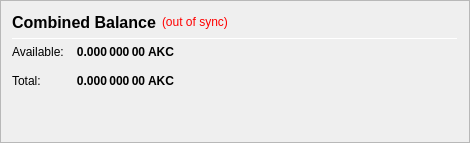
                   <widget class="QFrame" name="frame_CombinedBalances">
                    <property name="minimumSize">
                     <size>
                      <width>470</width>
                      <height>0</height>
                     </size>
                    </property>
                    <property name="frameShape">
                     <enum>QFrame::StyledPanel</enum>
                    </property>
                    <property name="frameShadow">
                     <enum>QFrame::Raised</enum>
                    </property>
                    <layout class="QVBoxLayout" name="verticalLayout_5">
                     <item>
                      <layout class="QHBoxLayout" name="horizontalLayout_5" stretch="0,0,0">
                       <item>
                        <widget class="QLabel" name="label_5z">
                         <property name="minimumSize">
                          <size>
                           <width>0</width>
                           <height>20</height>
                          </size>
                         </property>
                         <property name="font">
                          <font>
                           <pointsize>12</pointsize>
                           <weight>75</weight>
                           <bold>true</bold>
                          </font>
                         </property>
                         <property name="toolTip">
                          <string>Combined Balance (including unconfirmed and immature coins)</string>
                         </property>
                         <property name="text">
                          <string>Combined Balance</string>
                         </property>
                        </widget>
                       </item>
                       <item>
                        <widget class="QLabel" name="labelWalletStatus">
                         <property name="cursor">
                          <cursorShape>WhatsThisCursor</cursorShape>
                         </property>
                         <property name="toolTip">
                          <string>The displayed information may be out of date. Your wallet automatically synchronizes with the Akikcoin network after a connection is established, but this process has not completed yet.</string>
                         </property>
                         <property name="styleSheet">
                          <string notr="true">QLabel { color: red; }</string>
                         </property>
                         <property name="text">
                          <string notr="true">(out of sync)</string>
                         </property>
                         <property name="alignment">
                          <set>Qt::AlignLeading|Qt::AlignLeft|Qt::AlignVCenter</set>
                         </property>
                        </widget>
                       </item>
                       <item>
                        <spacer name="horizontalSpacer_1">
                         <property name="orientation">
                          <enum>Qt::Horizontal</enum>
                         </property>
                         <property name="sizeHint" stdset="0">
                          <size>
                           <width>40</width>
                           <height>20</height>
                          </size>
                         </property>
                        </spacer>
                       </item>
                      </layout>
                     </item>
                     <item>
                      <widget class="Line" name="line_CombinedBalance">
                       <property name="minimumSize">
                        <size>
                         <width>0</width>
                         <height>1</height>
                        </size>
                       </property>
                       <property name="maximumSize">
                        <size>
                         <width>16777215</width>
                         <height>1</height>
                        </size>
                       </property>
                       <property name="orientation">
                        <enum>Qt::Horizontal</enum>
                       </property>
                      </widget>
                     </item>
                     <item>
                      <layout class="QGridLayout" name="gridLayout_3">
                       <property name="spacing">
                        <number>12</number>
                       </property>
                       <item row="1" column="0">
                        <widget class="QLabel" name="labelBalanceTextz">
                         <property name="text">
                          <string>Available:</string>
                         </property>
                        </widget>
                       </item>
                       <item row="1" column="1">
                        <widget class="QLabel" name="labelBalancez">
                         <property name="font">
                          <font>
                           <weight>75</weight>
                           <bold>true</bold>
                          </font>
                         </property>
                         <property name="cursor">
                          <cursorShape>IBeamCursor</cursorShape>
                         </property>
                         <property name="toolTip">
                          <string>Your current spendable balance</string>
                         </property>
                         <property name="text">
                          <string notr="true">0.000 000 00 AKC</string>
                         </property>
                         <property name="alignment">
                          <set>Qt::AlignRight|Qt::AlignTrailing|Qt::AlignVCenter</set>
                         </property>
                         <property name="textInteractionFlags">
                          <set>Qt::LinksAccessibleByMouse|Qt::TextSelectableByKeyboard|Qt::TextSelectableByMouse</set>
                         </property>
                        </widget>
                       </item>
                       <item row="2" column="0">
                        <widget class="QLabel" name="labelTotalTextz">
                         <property name="text">
                          <string>Total:</string>
                         </property>
                        </widget>
                       </item>
                       <item row="2" column="1">
                        <widget class="QLabel" name="labelTotalz">
                         <property name="font">
                          <font>
                           <weight>75</weight>
                           <bold>true</bold>
                          </font>
                         </property>
                         <property name="cursor">
                          <cursorShape>IBeamCursor</cursorShape>
                         </property>
                         <property name="toolTip">
                          <string>Total Balance, including all unavailable coins.</string>
                         </property>
                         <property name="text">
                          <string notr="true">0.000 000 00 AKC</string>
                         </property>
                         <property name="alignment">
                          <set>Qt::AlignRight|Qt::AlignTrailing|Qt::AlignVCenter</set>
                         </property>
                         <property name="textInteractionFlags">
                          <set>Qt::LinksAccessibleByMouse|Qt::TextSelectableByKeyboard|Qt::TextSelectableByMouse</set>
                         </property>
                        </widget>
                       </item>
                       <item row="2" column="3">
                        <spacer name="horizontalSpacer_2">
                         <property name="orientation">
                          <enum>Qt::Horizontal</enum>
                         </property>
                         <property name="sizeHint" stdset="0">
                          <size>
                           <width>40</width>
                           <height>20</height>
                          </size>
                         </property>
                        </spacer>
                       </item>
                      </layout>
                     </item>
                     <item>
                      <spacer name="verticalSpacer_1">
                       <property name="orientation">
                        <enum>Qt::Vertical</enum>
                       </property>
                       <property name="sizeHint" stdset="0">
                        <size>
                         <width>20</width>
                         <height>40</height>
                        </size>
                       </property>
                      </spacer>
                     </item>
                    </layout>
                   </widget>
